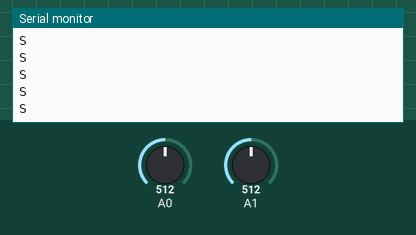
Simulated run of this sketch. Board: Arduino Uno, built with avr-gcc and run on an emulated ATmega328P. On the bench: the last lines printed to the serial monitor. Inputs (shaded band) come from the test bench; at power-on: A1 = 512, A0 = 512.

Above: at 3.1 s.
3.2 s: A1 set to 209
4.7 s: A1 set to 189
At 5.6 s:
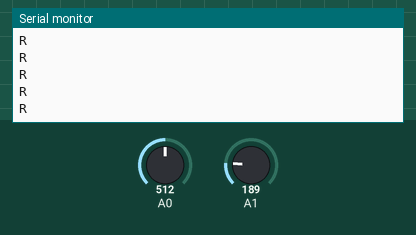
6.2 s: A0 set to 308
7.7 s: A0 set to 990
9.2 s: A0 set to 1008
At 10.3 s:
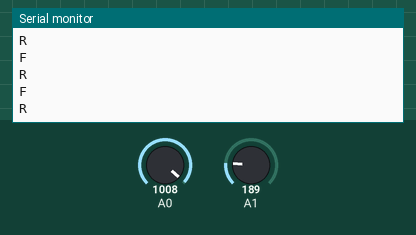

Measured:
- the behaviour switches between 200 and 199 on A1 (found by bisection; images 0 and 1)
- after the input at 4.7 s, the serial monitor: prints a new line at once (image 1)
- after the input at 9.2 s, the serial monitor: prints a new line at once (image 2)

The sketch:

final_joystick_code.ino
```cpp
#include <SoftwareSerial.h>
SoftwareSerial mySerial(2, 3); // RX, TX


void setup() {
  // put your setup code here, to run once:
//  pinMode(5, OUTPUT);
  Serial.begin(9600);
  mySerial.begin(9600);
}

void loop()
{
 // digitalWrite(5, HIGH);
  if (analogRead(A0) > 1000)
  {
    mySerial.println('F');
    Serial.println('F');
  }
  if (450<analogRead(A0) and analogRead(A0)<550 and 450<analogRead(A1) and analogRead(A0)<550 )
  {
    mySerial.println('S');
    Serial.println('S');
  }
  if (analogRead(A0) < 300)
  {
    mySerial.println('B');
    Serial.println('B');
  }

  if (analogRead(A1) > 1000)
  {
    mySerial.println('L');
    Serial.println('L');
  }

  if (analogRead(A1) < 200)
  {
    mySerial.println('R');
    Serial.println('R');
  }
}
```
